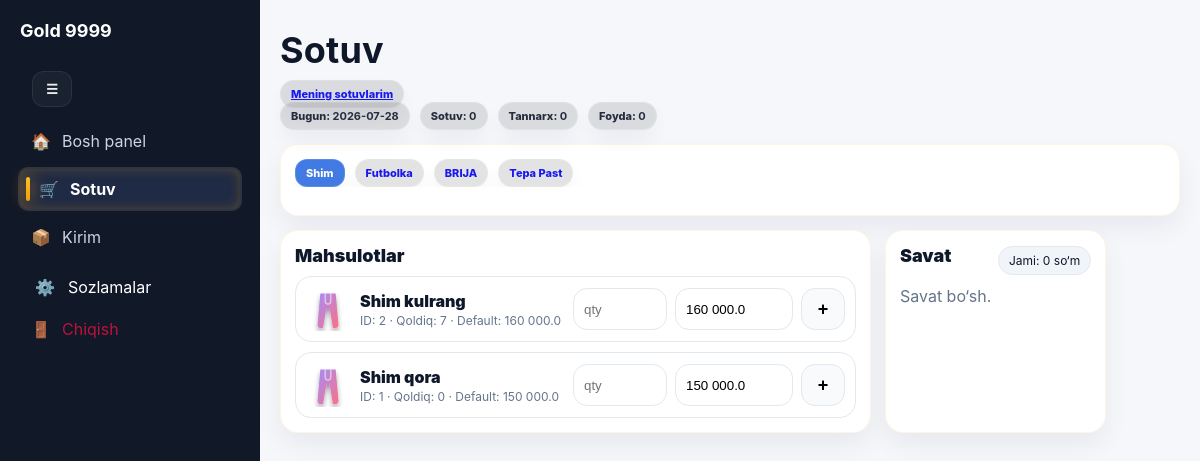
The app's page /sales (signed in), older data.
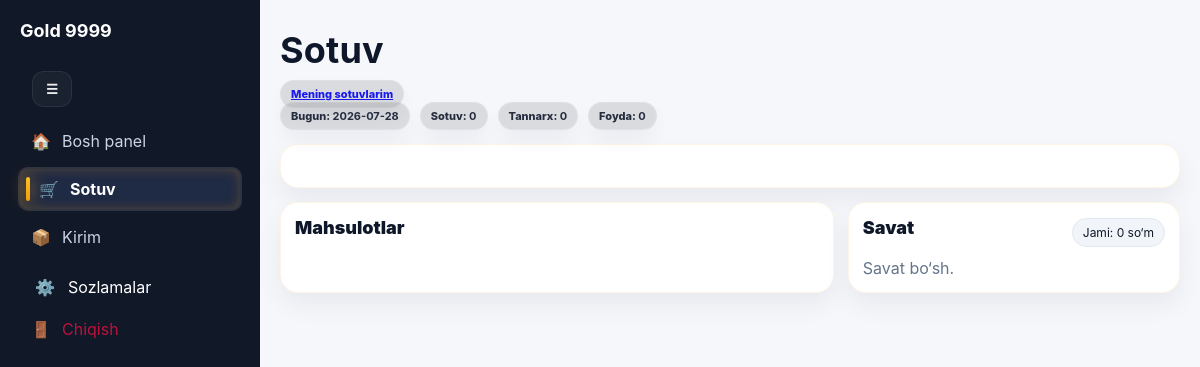
The same page, newer data.
### tables this page shows
CREATE TABLE categories(
      id INTEGER PRIMARY KEY AUTOINCREMENT,
      name TEXT UNIQUE NOT NULL,
      sort_order INTEGER NOT NULL DEFAULT 100,
      is_active INTEGER NOT NULL DEFAULT 1,
      created_at TEXT NOT NULL DEFAULT CURRENT_TIMESTAMP
    );

CREATE TABLE products(
      id INTEGER PRIMARY KEY AUTOINCREMENT,
      name TEXT UNIQUE NOT NULL,
      category_id INTEGER NOT NULL,
      sell_price_default_uzs REAL NOT NULL DEFAULT 0,
      is_active INTEGER NOT NULL DEFAULT 1,
      created_at TEXT NOT NULL DEFAULT CURRENT_TIMESTAMP, stock_qty REAL DEFAULT 0,
      FOREIGN KEY(category_id) REFERENCES categories(id) ON DELETE RESTRICT
    );

### routes/sales.py (the view, shortened to what this page needs)
    @app.route("/sales", methods=["GET", "POST"])
    @login_required
    def sales():
        init_db()
        legacy_product_id = parse_int(
            request.args.get("product_id") or "0"
        )
        legacy_action = (
            request.args.get("action") or ""
        ).strip()
        if (
            legacy_product_id > 0
            and legacy_action
            in ("inc", "dec", "del", "remove")
        ):
            return sales_qty(
                legacy_product_id,
                legacy_action,
            )
        cart = cart_get()
        cats = q("""
            SELECT id, name
            FROM categories
            WHERE is_active=1
            ORDER BY sort_order, id
        """)
        cat_id = parse_int(
            request.args.get("category_id") or "0"
        )
        if cat_id <= 0 and cats:
            cat_id = int(cats[0]["id"])
        products = []
        if cat_id > 0:
            products = q("""
                SELECT
                    p.id,
                    p.name,
                    p.sell_price_default_uzs
                        AS sell_default,
                    COALESCE(p.stock_qty, 0) AS qty
                FROM products p
                WHERE p.is_active=1
                  AND p.category_id=?
                ORDER BY p.name
            """, (cat_id,))
        cart_items = []
        total = cart_total(cart)
        today = date.today().isoformat()
        if session.get("role") == "agent":
            sum_row = q1("""
                SELECT
                    COALESCE(
                        SUM(total_sell_uzs),
                        0
                    ) AS sell,
                    COALESCE(
                        SUM(total_cost_uzs),
                        0
                    ) AS cost,
                    COALESCE(
                        SUM(total_profit_uzs),
                        0
                    ) AS profit
                FROM sales
                WHERE sale_date=?
                  AND agent_id=?
            """, (
                today,
                session.get("user_id"),
            ))
        else:
            sum_row = q1("""
                SELECT
                    COALESCE(
                        SUM(total_sell_uzs),
                        0
                    ) AS sell,
                    COALESCE(
                        SUM(total_cost_uzs),
                        0
                    ) AS cost,
                    COALESCE(
                        SUM(total_profit_uzs),
                        0
                    ) AS profit
                FROM sales
                WHERE sale_date=?
            """, (today,))
        sum_sell = (
            float(sum_row["sell"])
            if sum_row else 0.0
        )
        sum_cost = (
            float(sum_row["cost"])
            if sum_row else 0.0
        )
        sum_profit = (
            float(sum_row["profit"])
            if sum_row else 0.0
        )
        template = (
            "agent_sales/index.html"
            if session.get("role") == "agent"
            else "sales.html"
        )
        return render_template(
            template,
            cats=cats,
            selected_cat_id=cat_id,
            products=products,
            cart_items=cart_items,
            cart_total=total,
            today=today,
            sum_sell=sum_sell,
            sum_cost=sum_cost,
            sum_profit=sum_profit,
        )

### app.py (called while the page is built)
def init_db() -> None:
    _bootstrap_init_db(BACKUP_DIR)

def q1(
    sql: str,
    params: tuple = (),
) -> Optional[sqlite3.Row]:
    return _db_q1(sql, params)

def q(
    sql: str,
    params: tuple = (),
) -> list[sqlite3.Row]:
    return _db_q(sql, params)

### services/db.py (called while the page is built)
def _require_db_path() -> str:
    if not _db_path:
        raise RuntimeError(
            "Database path sozlanmagan. "
            "configure_db() chaqirilishi kerak."
        )
    return _db_path

def get_db() -> sqlite3.Connection:
    connection = g.get("db")
    if connection is None:
        connection = sqlite3.connect(
            _require_db_path()
        )
        connection.row_factory = sqlite3.Row
        connection.execute(
            "PRAGMA foreign_keys=ON"
        )
        g.db = connection
    return connection

def q1(
    sql: str,
    params: tuple[Any, ...] = (),
) -> sqlite3.Row | None:
    cursor = get_db().execute(
        sql,
        params,
    )
    return cursor.fetchone()

def q(
    sql: str,
    params: tuple[Any, ...] = (),
) -> list[sqlite3.Row]:
    cursor = get_db().execute(
        sql,
        params,
    )
    return cursor.fetchall()

### templates/sales.html (shortened to what this page needs)
{% extends "base.html" %}
{% block content %}
<div class="page-head">
  <h1>Sotuv</h1>
  <a class="kpi-pill" href="/sales/history">Mening sotuvlarim</a>
  <div class="kpi-bar">
    <div class="kpi-pill">Bugun: <b>{{ today }}</b></div>
    <div class="kpi-pill">Sotuv: <b>{{ "{:,}".format(sum_sell or 0).replace(",", " ") }}</b></div>
    {% if session.get("role") == "admin" %}
    <div class="kpi-pill">Tannarx: <b>{{ "{:,}".format(sum_cost or 0).replace(",", " ") }}</b></div>
    <div class="kpi-pill">Foyda: <b>{{ "{:,}".format(sum_profit or 0).replace(",", " ") }}</b></div>
    {% endif %}
  </div>
</div>
  <div class="card">
    <div class="kpi-bar cat-bar">
      {% for c in cats %}
        <a class="kpi-pill cat-pill {% if c.id==selected_cat_id %}active{% endif %}" href="{{ url_for('sales', category_id=c.id) }}">{{ c.name }}</a>
      {% endfor %}
    </div>
  </div>
<div class="grid-2">
  <div class="card">
    <div class="card-title">Mahsulotlar</div>
    <div class="prod-grid">
      {% for p in products %}
        {% set icon = 'brand/tshirt.svg' %}
        {% if 'shim' in p.name|lower %}{% set icon = 'brand/pants.svg' %}{% endif %}
        {% if 'kepka' in p.name|lower %}{% set icon = 'brand/cap.svg' %}{% endif %}
        <div class="prod-card">
          <div class="prod-left">
            <img class="prod-ico" src="{{ url_for('static', filename=icon) }}" alt="">
            <div class="prod-meta">
              <div class="prod-name">{{ p.name }}</div>
              <div class="prod-sub">ID: {{ p.id }} · Qoldiq: {{ (p.qty or 0)|int }} · Default: {{ "{:,}".format(p.sell_default or 0).replace(",", " ") }}</div>
            </div>
          </div>
          <form class="prod-add" method="post" action="{{ url_for('sales_add') }}">
            <input class="in qty" name="qty" inputmode="numeric" placeholder="qty" required>
            <input class="in price" name="price_uzs" inputmode="numeric" value="{{ "{:,}".format(p.sell_default or 0).replace(",", " ") }}" required>
            <button class="btn plus" type="submit">+</button>
          </form>
        </div>
      {% endfor %}
    </div>
  </div>
  <div class="card">
    <div class="card-head">
      <div class="card-title">Savat</div>
      <div class="badge">Jami: {{ "{:,}".format(cart_total or 0).replace(",", " ") }} so‘m</div>
    </div>
    {% if cart_items %}
      <div class="cart-list">
        {% for it in cart_items %}
          <div class="cart-row">
            <div class="cart-name">{{ it.product_name or it.name }}</div>
            <div class="cart-meta">
              <span>Qty: <b>{{ it.qty|int }}</b></span>
              <span>Narx: <b>{{ "{:,}".format((it.price_uzs if it.price_uzs is defined else it.price) or 0).replace(",", " ") }}</b></span>
              <span>Jami: <b>{{ "{:,}".format(it.line_total or 0).replace(",", " ") }}</b></span>
            </div>
            <div class="cart-actions">
              <form method="post" action="{{ url_for('sales', product_id=it.product_id, action='dec') }}">
                <button class="btn sm" type="submit">−</button>
              </form>
              <form method="post" action="{{ url_for('sales', product_id=it.product_id, action='inc') }}">
                <button class="btn sm" type="submit">+</button>
              </form>
              <form method="post" action="{{ url_for('sales_remove', product_id=it.product_id) }}">
                <button class="btn sm danger" type="submit">x</button>
              </form>
            </div>
          </div>
        {% endfor %}
      </div>
      <div class="cart-footer">
        <form method="post" action="{{ url_for('sales_checkout') }}">
          <button class="btn primary" type="submit">Yakunlash</button>
        </form>
        <form method="post" action="{{ url_for('cart_clear') if false else url_for('sales') }}">
        </form>
      </div>
    {% else %}
      <div class="muted">Savat bo‘sh.</div>
    {% endif %}
  </div>
</div>
{% endblock %}

Row changes from the older to the newer data that the page shows:
removed categories: name "Shim"
removed categories: name "Futbolka"
removed categories: name "BRIJA"
removed categories: name "Tepa Past"
removed products: name "Shim kulrang", id "2", qty "7", sell_price_default_uzs "160 000.0", price_uzs "160 000.0"
removed products: name "Shim qora", id "1", qty "0", sell_price_default_uzs "150 000.0", price_uzs "150 000.0"
